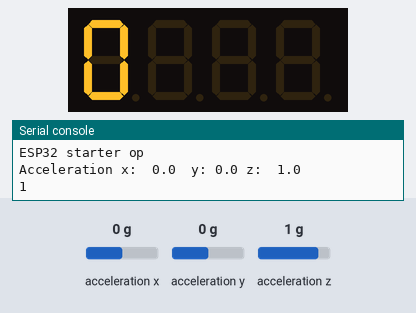
A program run on a simulated ESP32 board running MicroPython. On the bench: 4-digit seven-segment display, the last lines printed to the serial console. Inputs (shaded band) come from the test bench; at power-on: acceleration x 0 g, acceleration y 0 g, acceleration z 1 g. Library files of the repository ran but are not shown: imu.py, tm1637.py.

Above: at 0.7 s.
At 1.5 s:
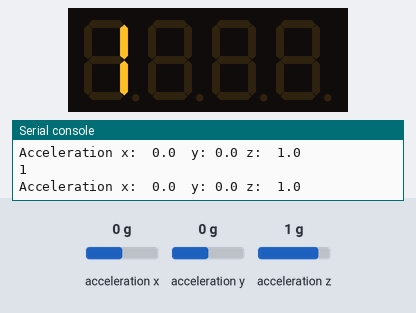

The program:

main.py
```python
from imu import MPU6050
from time import sleep
from machine import Pin, I2C
import tm1637

i2c = I2C(0, sda = Pin(21), scl = Pin(22), freq = 400000)
imu = MPU6050(i2c)
tm = tm1637.TM1637(clk=Pin(2), dio=Pin(0))

tackling = 0
status = False
tm.write([0x00, 0x00, 0x00, 0x00])

while True:
    acceleration = imu.accel
    print ("Acceleration x: ", round(acceleration.x,2), " y:", round(acceleration.y,2),
           "z: ", round(acceleration.z,2))
    sleep(0.4)
    tm.show(str(tackling))

    if acceleration.y < 0.1 and status == False:
        tackling = tackling + 1
        status = True
        print(tackling)

    elif acceleration.y > 0.1 and status == True:
        status = False
    sleep(0.4)

     
```

boot.py
```python
import sys
sys.path.reverse()
print("\n\n\nESP32 starter op")
```

Measured:
- what the display in image 0 shows lasts 0.8 s, from 0.6 s to 1.4 s
